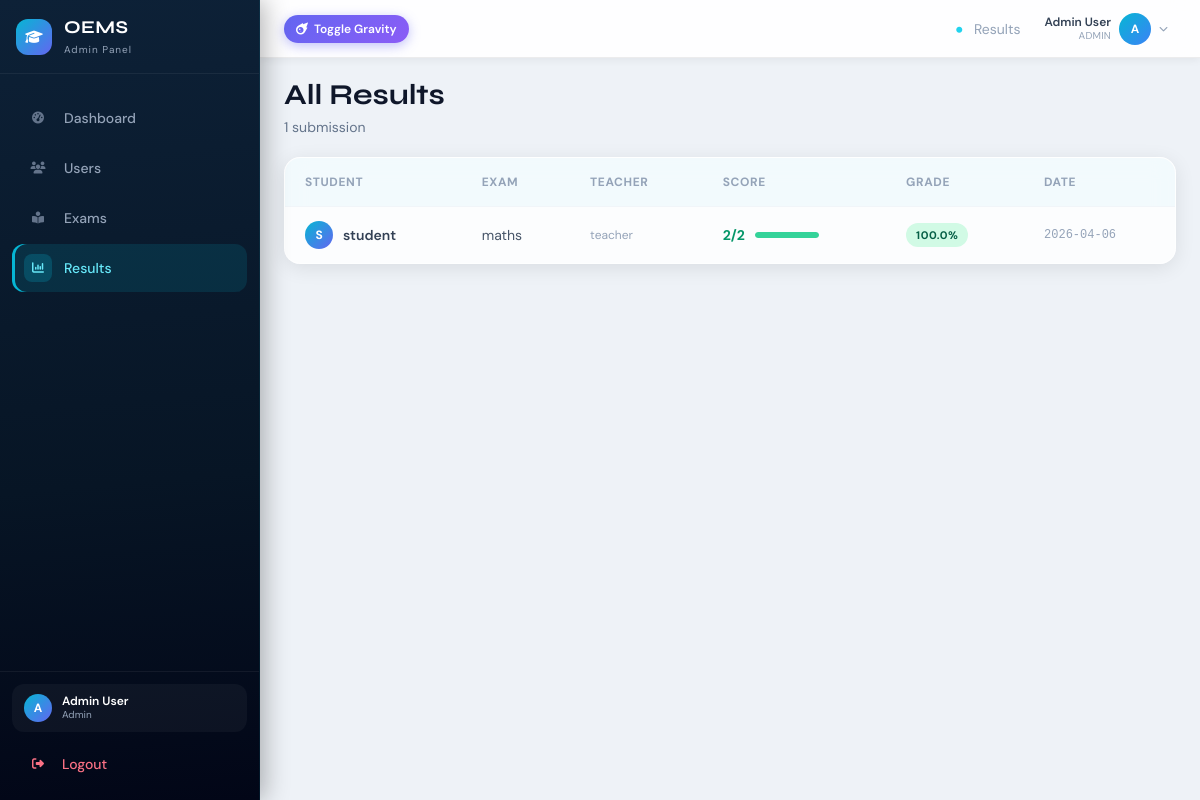
The page /results (signed in) on the database its author committed.
### tables this page shows
CREATE TABLE results (
            id INTEGER PRIMARY KEY AUTOINCREMENT,
            student_id INTEGER NOT NULL,
            exam_id INTEGER NOT NULL,
            score INTEGER NOT NULL,
            total INTEGER NOT NULL,
            date_taken TIMESTAMP DEFAULT CURRENT_TIMESTAMP,
            FOREIGN KEY (student_id) REFERENCES users (id) ON DELETE CASCADE,
            FOREIGN KEY (exam_id) REFERENCES exams (id) ON DELETE CASCADE
        );

CREATE TABLE users (
            id INTEGER PRIMARY KEY AUTOINCREMENT,
            name TEXT NOT NULL,
            email TEXT UNIQUE NOT NULL,
            password TEXT NOT NULL,
            role TEXT NOT NULL CHECK(role IN ('admin', 'teacher', 'student')),
            security_pin TEXT NOT NULL
        );

CREATE TABLE exams (
            id INTEGER PRIMARY KEY AUTOINCREMENT,
            title TEXT NOT NULL,
            teacher_id INTEGER NOT NULL,
            duration INTEGER NOT NULL, -- duration in minutes
            created_at TIMESTAMP DEFAULT CURRENT_TIMESTAMP,
            FOREIGN KEY (teacher_id) REFERENCES users (id) ON DELETE CASCADE
        );

### app.py (the view, shortened to what this page needs)
@app.route('/results')
@login_required
def results():
    role = session.get('user_role')
    conn = models.get_db_connection()
    if role == 'admin':
        result_list = conn.execute('''
            SELECT r.*, e.title AS exam_title,
                   us.name AS student_name,
                   ut.name AS teacher_name
            FROM results r
            JOIN exams e  ON r.exam_id    = e.id
            JOIN users us ON r.student_id = us.id
            JOIN users ut ON e.teacher_id = ut.id
            ORDER BY r.date_taken DESC
        ''').fetchall()
        conn.close()
        return render_template('results.html', results=result_list, view_type='admin')
    else:  # student
        conn.close()
        return redirect(url_for('student_results'))

### app.py (called while the page is built)
def login_required(f):
    @wraps(f)
    def decorated(*args, **kwargs):
        if 'user_id' not in session:
            flash("Please log in to access this page.", "danger")
            return redirect(url_for('login'))
        return f(*args, **kwargs)
    return decorated

### models.py (called while the page is built)
def get_db_connection():
    db_path = os.path.join(os.path.dirname(os.path.abspath(__file__)), 'database.db')
    conn = sqlite3.connect(db_path)
    conn.row_factory = sqlite3.Row
    conn.execute('PRAGMA foreign_keys = ON')
    return conn

### templates/results.html (shortened to what this page needs)
{% extends 'base.html' %}
{% block page_label %}Results{% endblock %}
{% block content %}
<div class="page-header mb-5 anim-in flex flex-wrap items-center justify-between gap-3">
  <div>
    <h1>{% if view_type == 'admin' %}All Results{% else %}Student Results{% endif %}</h1>
    <p class="text-sm text-slate-500 mt-1">{{ results|length }} submission{{ 's' if results|length != 1 else '' }}</p>
  </div>
</div>
{% if results %}
<div class="glass rounded-2xl overflow-hidden anim-in physics-element hidden sm:block">
  <div class="overflow-x-auto">
    <table class="w-full data-table">
      <thead>
        <tr class="text-left text-xs font-semibold text-slate-400 uppercase tracking-wider border-b border-slate-100">
          <th class="px-5 py-4">Student</th>
          <th class="px-5 py-4">Exam</th>
          {% if view_type == 'admin' %}<th class="px-5 py-4">Teacher</th>{% endif %}
          <th class="px-5 py-4">Score</th>
          <th class="px-5 py-4">Grade</th>
          <th class="px-5 py-4">Date</th>
        </tr>
      </thead>
      <tbody class="divide-y divide-slate-100">
        {% for r in results %}
        {% set pct = (r.score / r.total * 100)|round(1) if r.total > 0 else 0 %}
        <tr class="text-sm hover:bg-cyan-50/30 transition">
          <td class="px-5 py-3.5">
            <div class="flex items-center gap-2.5">
              <div class="w-7 h-7 rounded-full flex items-center justify-center text-xs font-bold text-white shrink-0"
                   style="background: linear-gradient(135deg, #06B6D4, #6366F1)">
                {{ r.student_name[0].upper() }}
              </div>
              <span class="font-semibold text-slate-700">{{ r.student_name }}</span>
            </div>
          </td>
          <td class="px-5 py-3.5 text-slate-600 max-w-[150px] truncate">{{ r.exam_title }}</td>
          {% if view_type == 'admin' %}
          <td class="px-5 py-3.5 text-slate-400 text-xs">{{ r.teacher_name }}</td>
          {% endif %}
          <td class="px-5 py-3.5">
            <div class="flex items-center gap-2.5">
              <span class="font-bold {% if pct >= 50 %}text-emerald-600{% else %}text-rose-500{% endif %}">
                {{ r.score }}/{{ r.total }}
              </span>
              <div class="w-16 progress-bar hidden md:block">
                <div class="progress-fill {% if pct >= 50 %}bg-emerald-400{% else %}bg-rose-400{% endif %}"
                     style="width: {{ pct }}%"></div>
              </div>
            </div>
          </td>
          <td class="px-5 py-3.5">
            <span class="badge {% if pct >= 50 %}badge-pass{% else %}badge-fail{% endif %}">{{ pct }}%</span>
          </td>
          <td class="px-5 py-3.5 text-slate-400 text-xs font-mono whitespace-nowrap">
            {{ r.date_taken.split(' ')[0] if r.date_taken else '—' }}
          </td>
        </tr>
        {% endfor %}
      </tbody>
    </table>
  </div>
</div>
{% endif %}
{% endblock %}

### static/css/styles.css (style rules this page uses)
:root { --navy: #0A192F; --navy-dk: #020617; --cyan: #06B6D4; --indigo: #6366F1; --emerald: #10B981; --amber: #F59E0B; --rose: #F43F5E; --sidebar-w: 260px; --navbar-h: 58px; --shadow-sm: 0 2px 8px rgba(0,0,0,0.06); --shadow-md: 0 4px 20px rgba(0,0,0,0.09); --shadow-lg: 0 8px 36px rgba(0,0,0,0.13); --glow-cyan: 0 4px 16px rgba(6,182,212,0.38); --glow-indigo: 0 4px 16px rgba(99,102,241,0.38); --fast: 0.15s ease; --base: 0.25s ease; --slow: 0.4s cubic-bezier(0.4, 0, 0.2, 1); }
*, *::before, *::after { box-sizing: border-box; margin: 0; padding: 0; }
body { font-family: 'DM Sans', sans-serif; background: #eef2f7; color: #1e293b; overflow-x: hidden; line-height: 1.5; }
.anim-in { animation: fadeUp 0.35s ease both; }
.glass { background: rgba(255, 255, 255, 0.82); backdrop-filter: blur(12px); -webkit-backdrop-filter: blur(12px); border: 1px solid rgba(255, 255, 255, 0.68); box-shadow: var(--shadow-md); }
.badge { display: inline-flex; align-items: center; padding: 2px 10px; border-radius: 99px; font-size: 11px; font-weight: 700; text-transform: uppercase; letter-spacing: 0.05em; white-space: nowrap; }
.badge-pass { background: #d1fae5; color: #065f46; }
.data-table { width: 100%; border-collapse: collapse; }
.data-table thead tr { background: rgba(6,182,212,0.04); }
.data-table tbody tr { transition: background var(--fast); }
.progress-bar { height: 6px; border-radius: 99px; background: #e2e8f0; overflow: hidden; }
.progress-fill { height: 100%; border-radius: 99px; transition: width 0.7s ease; }
.page-header h1 { font-family: 'Syne', sans-serif; font-weight: 700; font-size: 1.4rem; color: #0f172a; line-height: 1.2; }
@media (min-width: 640px) { .page-header h1 { font-size: 1.8rem; } }

### rows shown on the page
results: name "S", student_name "student", exam_title "maths", teacher_name "teacher", score "2", total "2", pct "100.0", date_taken "2026-04-06"

### other values the page prints
{{ session.get('user_role') }} "Admin"
{{ session.get('user_name','U')[0].upper() }} "A"
{{ session.get('user_name') }} "Admin User"
{{ session.get('user_role') }} "ADMIN"
{{ results|length }} "1"
